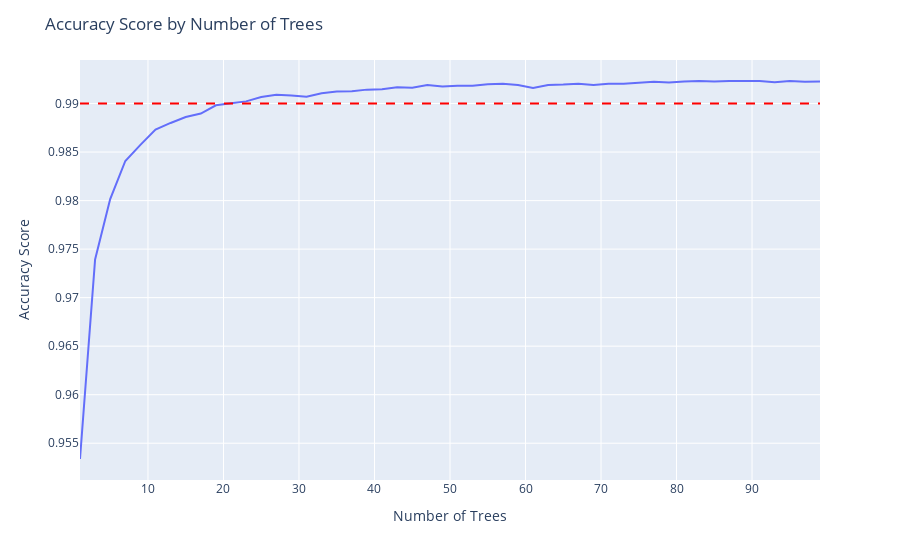

The notebook cell this image was saved under:
### Code cell
df = pd.DataFrame({'score': score_by_trees, 'random_state': random_state, 'number_of_trees': number_of_trees})

import plotly.express as px
fig = px.line(df, x=df.groupby('number_of_trees')['score'].mean().index, y=df.groupby('number_of_trees')['score'].mean())
fig.add_hline(y=0.990, line_dash='dash', line_color='red')
fig.update_xaxes(title_text='Number of Trees')
fig.update_yaxes(title_text='Accuracy Score')
fig.update_layout(title_text='Accuracy Score by Number of Trees')
fig.show()

### Figure 1 — Plotly figure (JSON) as saved in the notebook; plotly's stock layout.template omitted (floating-point values rounded to 4 significant figures)
{"data": [{"hovertemplate": "x=%{x}<br>y=%{y}<extra></extra>", "legendgroup": "", "line": {"color": "#636efa", "dash": "solid"}, "marker": {"symbol": "circle"}, "mode": "lines", "name": "", "orientation": "v", "showlegend": false, "type": "scatter", "x": [1, 3, 5, 7, 9, 11, 13, 15, 17, 19, 21, 23, 25, 27, 29, 31, 33, 35, 37, 39, 41, 43, 45, 47, 49, 51, 53, 55, 57, 59, 61, 63, 65, 67, 69, 71, 73, 75, 77, 79, 81, 83, 85, 87, 89, 91, 93, 95, 97, 99], "xaxis": "x", "y": [0.9534, 0.9739, 0.9802, 0.9841, 0.9857, 0.9873, 0.988, 0.9886, 0.989, 0.9898, 0.99, 0.9902, 0.9907, 0.9909, 0.9908, 0.9907, 0.9911, 0.9912, 0.9913, 0.9914, 0.9915, 0.9917, 0.9916, 0.9919, 0.9918, 0.9918, 0.9918, 0.992, 0.992, 0.9919, 0.9916, 0.9919, 0.992, 0.992, 0.9919, 0.992, 0.992, 0.9922, 0.9922, 0.9922, 0.9923, 0.9923, 0.9923, 0.9923, 0.9923, 0.9923, 0.9922, 0.9923, 0.9922, 0.9923], "yaxis": "y"}], "layout": {"legend": {"tracegroupgap": 0}, "margin": {"t": 60}, "shapes": [{"line": {"color": "red", "dash": "dash"}, "type": "line", "x0": 0, "x1": 1, "xref": "x domain", "y0": 0.99, "y1": 0.99, "yref": "y"}], "title": {"text": "Accuracy Score by Number of Trees"}, "xaxis": {"anchor": "y", "domain": [0, 1], "title": {"text": "Number of Trees"}}, "yaxis": {"anchor": "x", "domain": [0, 1], "title": {"text": "Accuracy Score"}}}}
